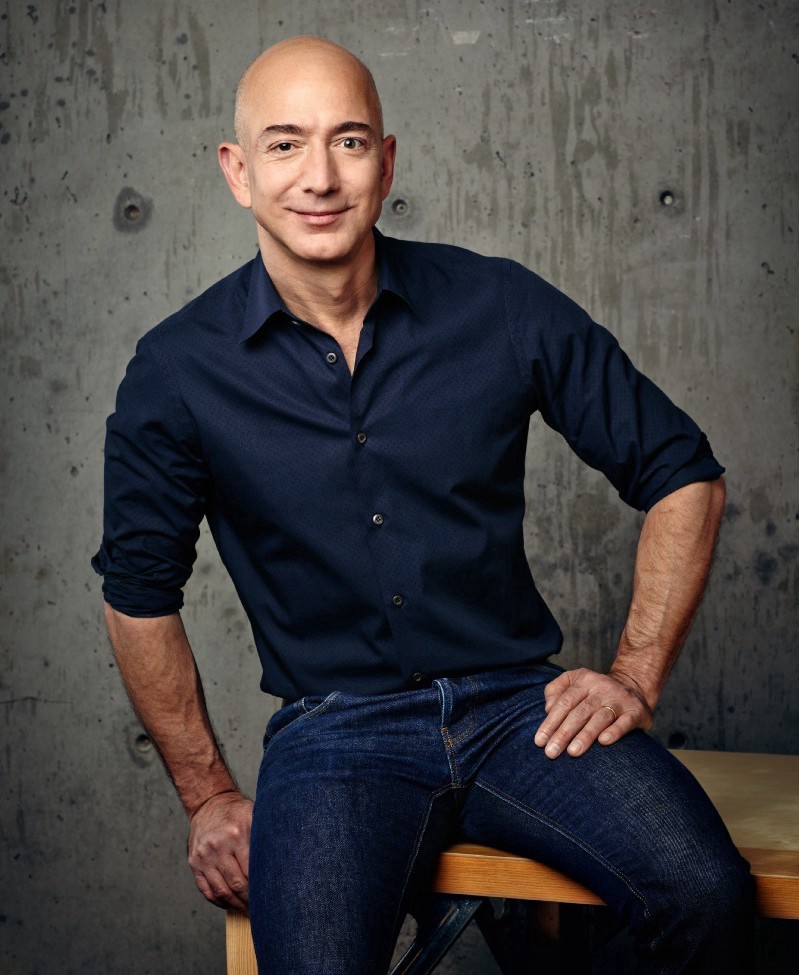
#> input picture src/c__Advanced/Face_Recognition/test-data/dlib/Guess Who/3.jpeg, 799 x 975 px, given in place of 3.jpg, which was not available
$ python b_image_manipulations.py
#> lines starting #> are read from the running program, lines starting #| are printed output that depends on the picture; after the words box and inside, x2 and y2 are one past the last pixel; in counts of white or black regions, pixels touching at a corner belong together; pictures that were not available may be replaced by others from this repository, and a replacement may not be noted
### src/a__IP_Basics/utilities.py
import cv2
from numpy import random
import numpy as np
import math
from loguru import logger
import sys
import time
import os
from collections import deque

logger.remove()
logger.add(sink = sys.stderr, level="INFO")

# IP Basics
def print_h(str):
    print(f"\n##############################################\n{str}")

# [257 lines left out: functions imshow, putText, build_montages, not called in this run]

# IP Basics


# CV 101
RED = (0,0,255)
GREEN = (0,255,0)
BLUE = (255,0,0)
ORANGE = (0,140,255)
BROWN = (42,42,165)

dark_colors = [RED,GREEN,BLUE,ORANGE,BROWN]

# [37 lines left out: functions draw_points, describe, not called in this run]


class debugger:

    # [17 lines left out: function __init__, not called in this run]


    @staticmethod
    def nothing():
        pass

    # [8 lines left out: function update_variables, not called in this run]


class Gui():

    # [53 lines left out: functions __init__, __selectroi_callback, selectROIs, not called in this run]
        #print("selected_rois = ",self.selected_rois)

    @staticmethod
    def __nothing(val):
        pass

    # [92 lines left out: functions selectdata, __save_clicked_point, not called in this run]

    def select_pt(self,Window_Name ="Point Selection"):
        cv2.namedWindow(Window_Name,cv2.WINDOW_NORMAL)
        cv2.setMouseCallback(Window_Name, self.__save_clicked_point)

    # ADVANCED #


    # [197 lines left out: functions ret_point, select_cnt, disp_fps, get_fileName, get_data, generate_vibrant_color and 3 more, not called in this run]

# Advanced


def nothing():
    pass

# [64 lines left out: functions imshow_stage, get_optimal_font_scale, putText_bbox, not called in this run]

### src/a__IP_Basics/b_image_manipulations.py
import cv2
import numpy as np
from src.a__IP_Basics.utilities import imshow
from utilities import get_optimal_font_scale,putText_bbox,build_montages,print_h


def remove_sun(sunset_img):
	sunset_without_sun = sunset_img.copy()

	return sunset_without_sun

def assignment():
	print_h("[Assignment]: Remove particular ROI(Sun) from an img(Sunset_img)")
	# Assignments : Write remove_sun code to get everything except the sun in the sunset_img
	#         Hint: See circle, bitwise_not in OPENCV
	sunset_img = cv2.imread("Data/CV/3.jpg")
	imshow("sunset_img",sunset_img)

	sunset_without_sun = remove_sun(sunset_img)
	imshow("sunset_without_sun",sunset_without_sun)
	cv2.waitKey(0)

def main():
	# Task : Simple Image Manipulation
	print_h("1: Image creation using numpy")
	images = []
	titles = []
	# a) creating an image using numpy
	img_zeroes = np.zeros((10,10),np.uint8) # Create a zero matrix of size 10x10
	print(f"\nimg_zeroes {img_zeroes.shape}\n",img_zeroes)
	images.append(img_zeroes)
	titles.append("img_zeroes")

	img_ones   = np.ones_like(img_zeroes) # Create a ones matrix of size 10x10
	print(f"\nimg_ones {img_zeroes.shape}\n",img_ones)

	img_white = img_ones*255
	images.append(img_white)
	titles.append("img_white")
	print("\nimg_White.dtype",img_white.dtype)# check type of numpy array

	# b) duplicating an image without modyfing the original
	img_gray = img_white.copy() - 128
	images.append(img_gray)
	titles.append("img_halfnhalf")


	# Task : Pixel-Wises Manipulation Manipulation
	# Pixels : A pixel is light intensity value in digital terms for an img_eyes at a specific location
	print_h("2: Pixel-Wise Image Manipulation")

	# img_eyes = imread("data/Messi5.jpg")
	img_eyes = np.eye(10,dtype=np.uint8)*255

	# #In case of multi - channels type, only the first channel will be initialized with 1's, the others will be set to 0's.
	#imshow("Before Pixel Acces", img_eyes)
	# Assesing img_eyes info prior for pixel manipulation
	images.append(img_eyes)
	titles.append("img_eyes")

	# 1: Assesing pixel location from an img_eyes
	data = img_eyes[5,5]
	print("data = ",data)

	# 2: Changing pixel value
	img_eyes_pix_acces = img_eyes.copy()
	img_eyes_pix_acces[5][5] = 0
	images.append(img_eyes_pix_acces)
	titles.append("After Pixel Acces")

	#4: Numpy array slicing
	img_eyes_slicing = img_eyes.copy()
	img_eyes_slicing[0:5,0:5] = 255
	images.append(img_eyes_slicing)
	titles.append("Modified Top Left Quarter")

	#5: Use-Case: Get only the roi in an image
	print_h("3: Extracting/Modifying ROI in image")
	sunset_img = cv2.imread("Data/CV/3.jpg")
#> sunset_img is the input picture: shape (975, 799, 3); mean B, G, R 65.3, 64.8, 68.3
	images.append(sunset_img)
	titles.append("sunset_img")

	rows,cols = sunset_img.shape[0:2]
	man_watching_sunset = sunset_img[int(rows*0.45):int(rows*0.75),int(cols*0.45):int(cols*0.75)]
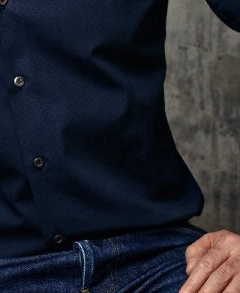
#> man_watching_sunset: shape (293, 240, 3); mean B, G, R 45.5, 36.3, 33.6
	images.append(man_watching_sunset)
	titles.append("man_watching_sunset")

	# 6 Drawing a horizontal line intersecting the image center
	pt_strt = (0,int(rows/2))
	pt_end = (cols,int(rows/2))
	sunset_img_horizon = cv2.line(sunset_img.copy(),pt_strt,pt_end,(0,255,0),3)
	images.append(sunset_img_horizon)
	titles.append("sunset_img_horizon")

	montages = build_montages(images,None,None,titles,True,True)
#> in build_montages, `montage_rows = (len(image_list)//3) + 1 if (len(image_list)%3)!=0 else..`: montage_rows = 3
#> in build_montages, `montage_shape = (montage_cols,montage_rows)`: montage_shape = (3, 3)
#> in build_montages, `ref_height =  (screen_height- boundary) // montage_rows`: ref_height = 233
#> in build_montages, `aspect_ratio_ref = ref_width/ref_height`: aspect_ratio_ref = 1.8
#> in build_montages, `computed_width= int(ref_height*aspect_ratio)`: computed_width = 233
#> in build_montages, `image_shape = (computed_width,ref_height)`: image_shape = (233, 233)
#> the loop in build_montages, `for idx,img in enumerate(image_list): #cv2.imshow(f"Current Img {idx}"..` made 9 passes
#> after the loop in build_montages, `for idx,img in enumerate(image_list):`: image_montages = 1 item
#> montages = 1 item
	for img in montages:
		cv2.imshow("image",img) # Show large image
#> this loop made 1 pass
#> pass 1, in main, `cv2.imshow("image",img)`:
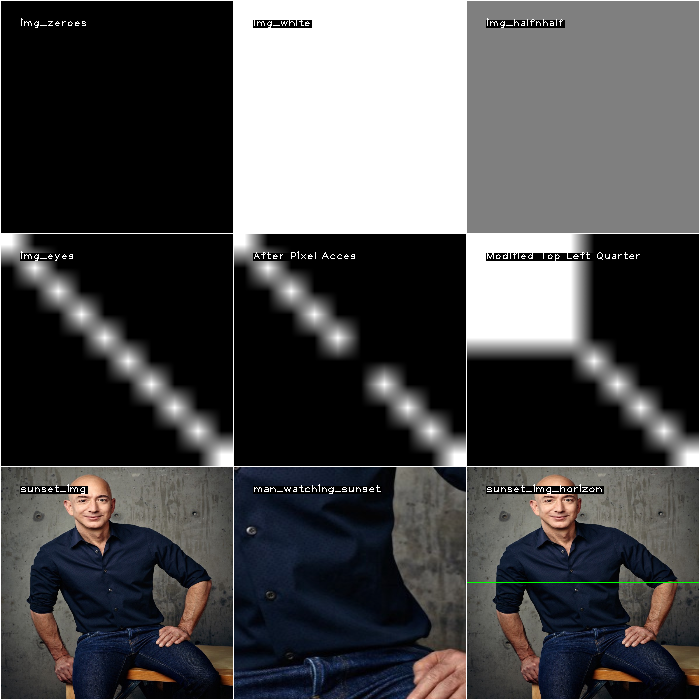
#> window 'image': shape (699, 699, 3); mean B, G, R 76.7, 75.7, 76
	cv2.waitKey(0)
	cv2.destroyAllWindows()

	# Clearning both images and titles lists
	images.clear()
	titles.clear()
	# 7: Draw a mask using rectangle func around the roi
	print_h("4: Masking ROI in Image")

	mask_roi = np.zeros((sunset_img.shape[0],sunset_img.shape[1]),np.uint8)
	rect_strt = (int(cols*0.45),int(rows*0.45)) # 45% of the rows and cols becomes the rect start
	rect_end = (int(cols*0.75),int(rows*0.75)) # 75% of the rows and cols becomes the rect start
	cv2.rectangle(mask_roi,rect_strt,rect_end,255,-1)
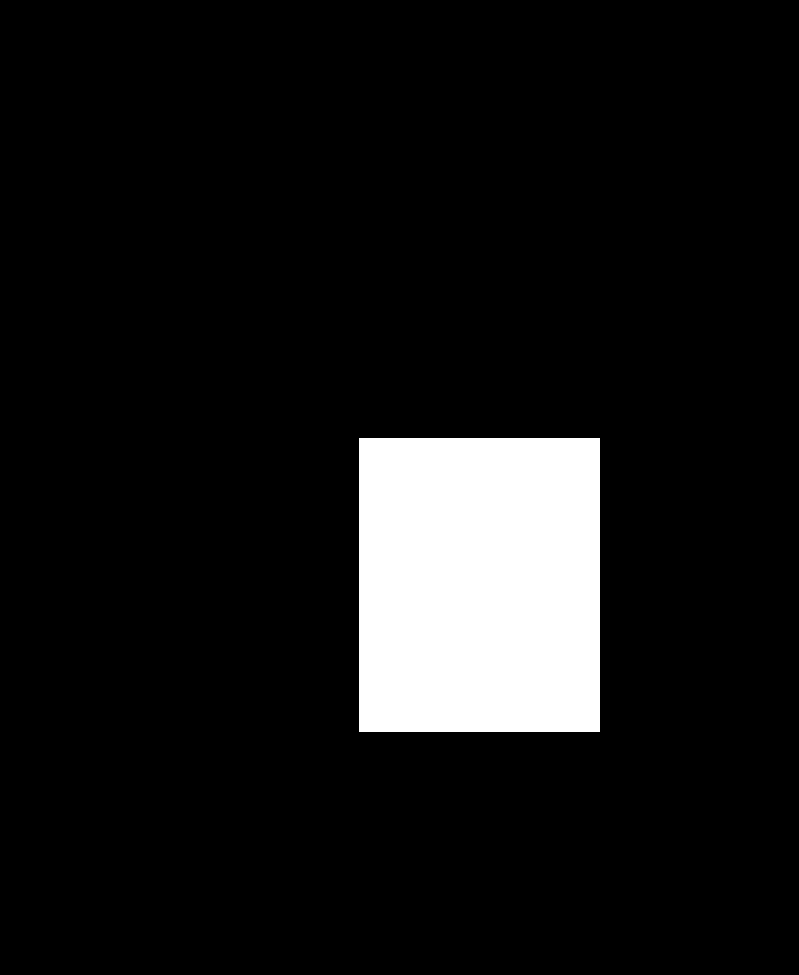
#> mask_roi: shape (975, 799); 9.1% white; 1 white region, box (x1, y1, x2, y2) and area: (359, 438, 600, 732) 70854
	images.append(mask_roi)
	titles.append("mask_roi")


	# 8: Only display the roi in sunset_img (Bitwise Operation)
	sunset_img_roi = cv2.bitwise_and(sunset_img,sunset_img,mask= mask_roi )
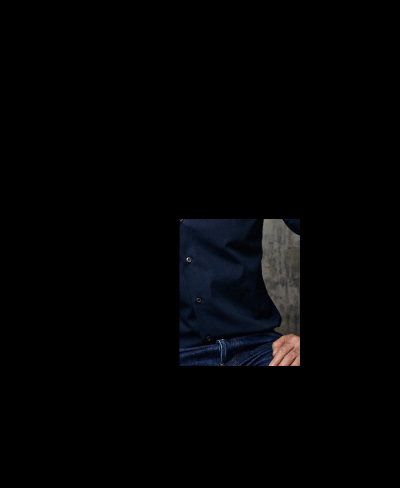
#> sunset_img_roi: shape (975, 799, 3) (shown at 1/2 size); mean B, G, R 4.1, 3.3, 3.1
	images.append(sunset_img_roi)
	titles.append("sunset_img_roi")

	# 9: Displaying bbox pts using putText on sunset_img_roi
	sunset_img_roi_disp = sunset_img_roi.copy()
	org = (250,500)
	fontScale = get_optimal_font_scale("ROI", cols)[0]
#> the loop in get_optimal_font_scale, `for scale in reversed(range(0, 120, 1)):` made 1 pass
#> fontScale = 11.9
	cv2.putText(sunset_img_roi_disp,"ROI", org ,cv2.FONT_HERSHEY_PLAIN,fontScale,(0,255,0),4 )
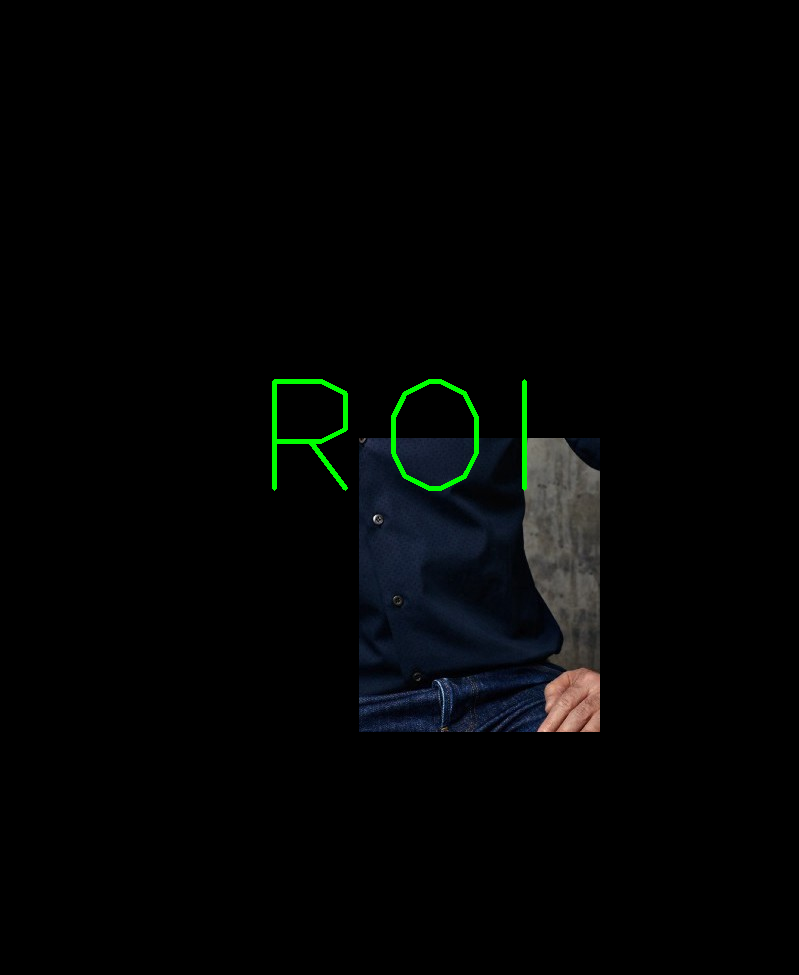
#> sunset_img_roi_disp: shape (975, 799, 3); 0.49% of pixels changed, all inside (x1, y1, x2, y2) = (272, 379, 527, 491)

	off_col = 160
	off_row = 80
	lft_col ,top_row = rect_strt
	rgt_col ,btm_row = rect_end
	toplft = (  lft_col - off_col , top_row  - off_row )
	toprgt = (  rgt_col + off_col , top_row  - off_row )
	btmrgt = (  rgt_col + off_col , btm_row  + off_row )
	btmlft = (  lft_col - off_col , btm_row  + off_row )

	orig_list = [toplft,toprgt,btmrgt,btmlft]# Clockwise
	txt_list = [str(orig_list[0]),str(orig_list[1]),str(orig_list[2]),str(orig_list[3])]
	putText_bbox(sunset_img_roi_disp,txt_list,orig_list)
#> the loop in get_optimal_font_scale, `for scale in reversed(range(0, 120, 1)):` made 74 passes
#> in putText_bbox, `fontScale,new_width = get_optimal_font_scale(text_list[0],img.shape[1])`: fontScale = 4.6; new_width = 392
#> the loop in putText_bbox, `for idx,txt in enumerate(text_list):` made 4 passes

	images.append(sunset_img_roi_disp)
	titles.append("sunset_img_roi_disp")
	montages = build_montages(images,None,None,titles,True,True)
#> the loop in build_montages (call 2), `for idx,img in enumerate(image_list): #cv2.imshow(f"Current Img {idx}"..` made 3 passes
	for img in montages:
		cv2.imshow("image",img) # Show large image
#> this loop made 1 pass
#> pass 1, in main, `cv2.imshow("image",img)`:
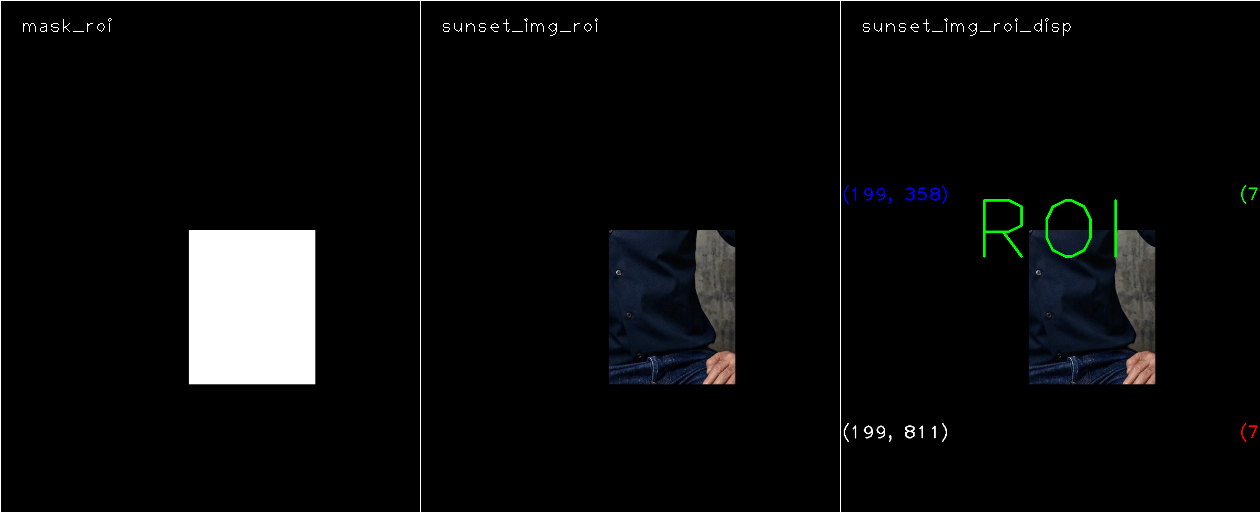
#> window 'image': shape (512, 1260, 3); mean B, G, R 12.1, 11.9, 11.3
	cv2.waitKey(0)
	cv2.destroyAllWindows()


if __name__ == "__main__":
	main()

    # b) assignment for the student to test his knowledge
	assignment()

$ run again, with src/c__Advanced/Face_Recognition/test-data/dlib/Guess Who/1.jpg copied over src/c__Advanced/Face_Recognition/test-data/dlib/Guess Who/3.jpeg
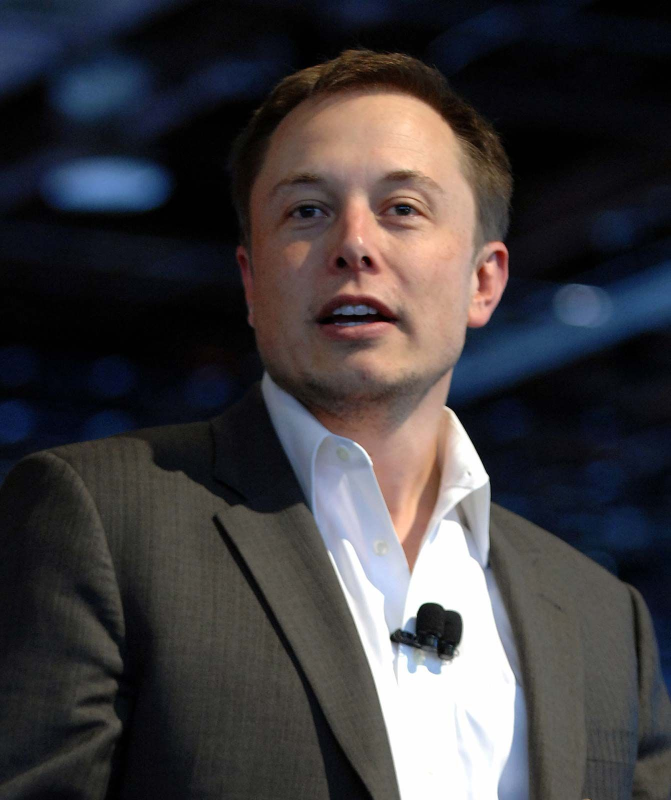
#> input picture src/c__Advanced/Face_Recognition/test-data/dlib/Guess Who/1.jpg, 1342 x 1600 px, given in place of 3.jpg, which was not available (shown at 1/2 size)
#> in main, sunset_img is the input picture: shape (1600, 1342, 3); mean B, G, R 63.2, 60.6, 63.6
#> montage_rows = 3
#> montage_shape = (3, 3)
#> ref_height = 233
#> aspect_ratio_ref = 1.8
#> in build_montages, `computed_width= int(ref_height*aspect_ratio)`: computed_width = 233
#> in build_montages, `image_shape = (computed_width,ref_height)`: image_shape = (233, 233)
#> the loop in build_montages, `for idx,img in enumerate(image_list): #cv2.imshow(f"Current Img {idx}"..` made 9 passes
#> after the loop in build_montages, `for idx,img in enumerate(image_list):`: image_montages = 1 item
#> the loop in main, `for img in montages:` made 1 pass
#> mask_roi: shape (1600, 1342); 9.1% white; 1 white region, box (x1, y1, x2, y2) and area: (603, 720, 1007, 1201) 194324
#> the loop in get_optimal_font_scale, `for scale in reversed(range(0, 120, 1)):` made 1 pass
#> in main, `fontScale = get_optimal_font_scale("ROI", cols)[0]`: fontScale = 11.9
#> in main, `cv2.putText(sunset_img_roi_disp,"ROI", org ,cv2.FONT_HERSHEY_PLAIN,fon..`:
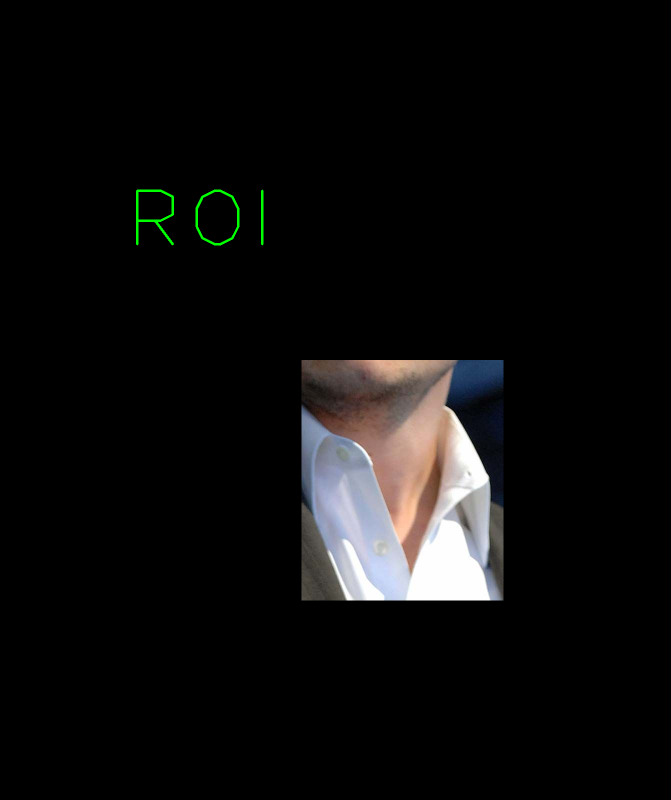
#> sunset_img_roi_disp: shape (1600, 1342, 3) (shown at 1/2 size); mean B, G, R 12.8, 13.1, 13.5
#> the loop in get_optimal_font_scale, `for scale in reversed(range(0, 120, 1)):` made 42 passes
#> in putText_bbox, `fontScale,new_width = get_optimal_font_scale(text_list[0],img.shape[1])`: fontScale = 7.8; new_width = 664
#> the loop in putText_bbox, `for idx,txt in enumerate(text_list):` made 4 passes
#> the loop in build_montages (call 2), `for idx,img in enumerate(image_list): #cv2.imshow(f"Current Img {idx}"..` made 3 passes
#> in imshow, `img_disp = cv2.resize(img_disp, image_shape)`:
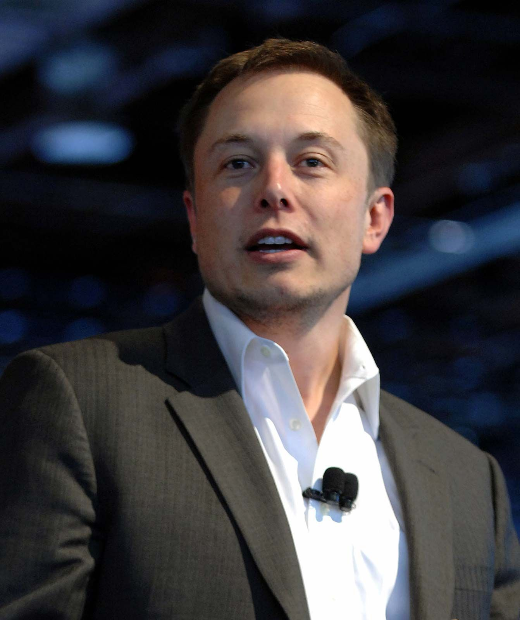
#> img_disp: shape (620, 520, 3); mean B, G, R 63.2, 60.5, 63.5
